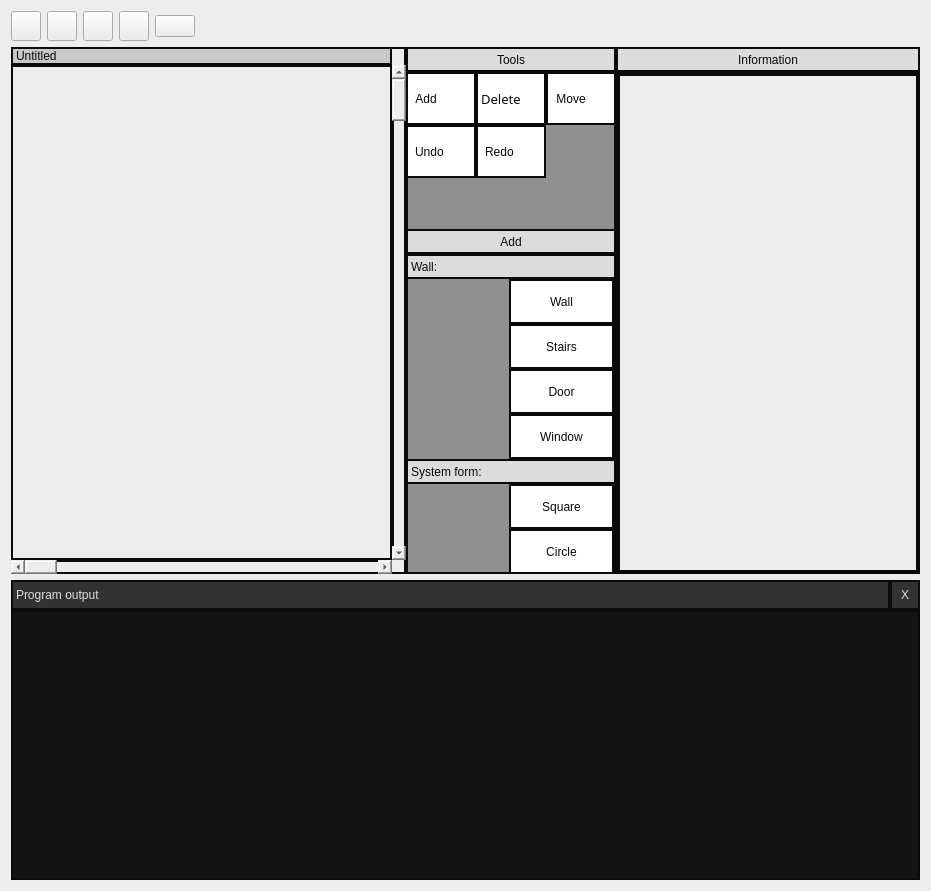
<?xml version="1.0" encoding="UTF-8"?>
<ui version="4.0">
 <class>uchebnayapractikaClass</class>
 <widget class="QMainWindow" name="uchebnayapractikaClass">
  <property name="geometry">
   <rect>
    <x>0</x>
    <y>0</y>
    <width>931</width>
    <height>891</height>
   </rect>
  </property>
  <property name="minimumSize">
   <size>
    <width>800</width>
    <height>500</height>
   </size>
  </property>
  <property name="windowTitle">
   <string>uchebnayapractika</string>
  </property>
  <property name="styleSheet">
   <string notr="true">background-color: rgb(237, 237, 237);</string>
  </property>
  <widget class="QWidget" name="centralWidget">
   <property name="styleSheet">
    <string notr="true"/>
   </property>
   <layout class="QVBoxLayout" name="verticalLayout">
    <item>
     <layout class="QHBoxLayout" name="Buttons_Layout">
      <item>
       <widget class="QPushButton" name="Save_Button">
        <property name="maximumSize">
         <size>
          <width>30</width>
          <height>30</height>
         </size>
        </property>
        <property name="styleSheet">
         <string notr="true">background_color: rgb(255, 255, 255)</string>
        </property>
        <property name="text">
         <string/>
        </property>
        <property name="iconSize">
         <size>
          <width>29</width>
          <height>29</height>
         </size>
        </property>
       </widget>
      </item>
      <item>
       <widget class="QPushButton" name="Open_File_Button">
        <property name="maximumSize">
         <size>
          <width>30</width>
          <height>30</height>
         </size>
        </property>
        <property name="baseSize">
         <size>
          <width>0</width>
          <height>0</height>
         </size>
        </property>
        <property name="text">
         <string/>
        </property>
        <property name="iconSize">
         <size>
          <width>29</width>
          <height>29</height>
         </size>
        </property>
       </widget>
      </item>
      <item>
       <widget class="QPushButton" name="Edit_Button">
        <property name="maximumSize">
         <size>
          <width>30</width>
          <height>30</height>
         </size>
        </property>
        <property name="text">
         <string/>
        </property>
        <property name="iconSize">
         <size>
          <width>29</width>
          <height>29</height>
         </size>
        </property>
       </widget>
      </item>
      <item>
       <widget class="QPushButton" name="Info_Button">
        <property name="maximumSize">
         <size>
          <width>30</width>
          <height>30</height>
         </size>
        </property>
        <property name="text">
         <string/>
        </property>
        <property name="iconSize">
         <size>
          <width>29</width>
          <height>29</height>
         </size>
        </property>
       </widget>
      </item>
      <item>
       <widget class="QPushButton" name="Delete_Button">
        <property name="text">
         <string/>
        </property>
        <property name="iconSize">
         <size>
          <width>29</width>
          <height>29</height>
         </size>
        </property>
       </widget>
      </item>
      <item>
       <spacer name="horizontalSpacer">
        <property name="orientation">
         <enum>Qt::Horizontal</enum>
        </property>
        <property name="sizeType">
         <enum>QSizePolicy::Expanding</enum>
        </property>
        <property name="sizeHint" stdset="0">
         <size>
          <width>1000000000</width>
          <height>30</height>
         </size>
        </property>
       </spacer>
      </item>
     </layout>
    </item>
    <item>
     <layout class="QHBoxLayout" name="Sub_Widget">
      <property name="spacing">
       <number>0</number>
      </property>
      <item>
       <widget class="QWidget" name="gridWidget" native="true">
        <property name="styleSheet">
         <string notr="true">border: 2px solid;
border-color: rgb(10, 10, 10);</string>
        </property>
        <layout class="QGridLayout" name="Project_Layout">
         <property name="leftMargin">
          <number>0</number>
         </property>
         <property name="topMargin">
          <number>0</number>
         </property>
         <property name="rightMargin">
          <number>0</number>
         </property>
         <property name="bottomMargin">
          <number>0</number>
         </property>
         <property name="spacing">
          <number>0</number>
         </property>
         <item row="1" column="1">
          <widget class="QScrollBar" name="verticalScrollBar">
           <property name="maximumSize">
            <size>
             <width>14</width>
             <height>16777215</height>
            </size>
           </property>
           <property name="styleSheet">
            <string notr="true"/>
           </property>
           <property name="orientation">
            <enum>Qt::Vertical</enum>
           </property>
          </widget>
         </item>
         <item row="2" column="0">
          <widget class="QScrollBar" name="horizontalScrollBar">
           <property name="maximumSize">
            <size>
             <width>16777215</width>
             <height>14</height>
            </size>
           </property>
           <property name="styleSheet">
            <string notr="true"/>
           </property>
           <property name="orientation">
            <enum>Qt::Horizontal</enum>
           </property>
          </widget>
         </item>
         <item row="0" column="0">
          <widget class="QLabel" name="Project_Name_Label">
           <property name="styleSheet">
            <string notr="true">font: 900 12pt &quot;Segoe UI Black&quot;;
color: rgb(10, 10, 10);
background-color: rgb(200, 200, 200);</string>
           </property>
           <property name="text">
            <string>Untitled</string>
           </property>
          </widget>
         </item>
         <item row="1" column="0">
          <widget class="QGraphicsView" name="Scene">
           <property name="minimumSize">
            <size>
             <width>0</width>
             <height>458</height>
            </size>
           </property>
           <property name="styleSheet">
            <string notr="true"/>
           </property>
          </widget>
         </item>
        </layout>
       </widget>
      </item>
      <item>
       <widget class="QWidget" name="Editor" native="true">
        <property name="minimumSize">
         <size>
          <width>210</width>
          <height>0</height>
         </size>
        </property>
        <property name="maximumSize">
         <size>
          <width>210</width>
          <height>16777215</height>
         </size>
        </property>
        <property name="styleSheet">
         <string notr="true">border: 2px solid;
border-color: rgb(10, 10, 10);
background-color: rgb(143, 143, 143)</string>
        </property>
        <layout class="QVBoxLayout" name="verticalLayout_2">
         <property name="spacing">
          <number>0</number>
         </property>
         <property name="leftMargin">
          <number>0</number>
         </property>
         <property name="topMargin">
          <number>0</number>
         </property>
         <property name="rightMargin">
          <number>0</number>
         </property>
         <property name="bottomMargin">
          <number>0</number>
         </property>
         <item>
          <widget class="QLabel" name="Name">
           <property name="minimumSize">
            <size>
             <width>210</width>
             <height>25</height>
            </size>
           </property>
           <property name="maximumSize">
            <size>
             <width>200</width>
             <height>25</height>
            </size>
           </property>
           <property name="styleSheet">
            <string notr="true">font: 900 12pt &quot;Segoe UI Black&quot;;
color: rgb(10, 10, 10);
background-color: rgb(220, 220, 220);</string>
           </property>
           <property name="lineWidth">
            <number>0</number>
           </property>
           <property name="text">
            <string>Tools</string>
           </property>
           <property name="alignment">
            <set>Qt::AlignCenter</set>
           </property>
          </widget>
         </item>
         <item>
          <widget class="QWidget" name="Tools_Widget" native="true">
           <property name="minimumSize">
            <size>
             <width>210</width>
             <height>0</height>
            </size>
           </property>
           <property name="maximumSize">
            <size>
             <width>210</width>
             <height>16777215</height>
            </size>
           </property>
           <layout class="QVBoxLayout" name="verticalLayout_4">
            <property name="spacing">
             <number>0</number>
            </property>
            <property name="leftMargin">
             <number>0</number>
            </property>
            <property name="topMargin">
             <number>0</number>
            </property>
            <property name="rightMargin">
             <number>0</number>
            </property>
            <property name="bottomMargin">
             <number>0</number>
            </property>
            <item>
             <layout class="QGridLayout" name="Tools_Buttons">
              <property name="spacing">
               <number>0</number>
              </property>
              <item row="2" column="2">
               <widget class="QToolButton" name="TRedo_Button">
                <property name="minimumSize">
                 <size>
                  <width>70</width>
                  <height>53</height>
                 </size>
                </property>
                <property name="maximumSize">
                 <size>
                  <width>70</width>
                  <height>53</height>
                 </size>
                </property>
                <property name="styleSheet">
                 <string notr="true">font: 900 10pt &quot;Segoe UI Black&quot;;
color: rgb(10, 10, 10);
text-align: bottom;
background-color: rgb(255, 255, 255);
</string>
                </property>
                <property name="text">
                 <string>Redo       </string>
                </property>
                <property name="iconSize">
                 <size>
                  <width>20</width>
                  <height>20</height>
                 </size>
                </property>
               </widget>
              </item>
              <item row="1" column="2">
               <widget class="QToolButton" name="TDelete_Button">
                <property name="minimumSize">
                 <size>
                  <width>70</width>
                  <height>53</height>
                 </size>
                </property>
                <property name="maximumSize">
                 <size>
                  <width>70</width>
                  <height>53</height>
                 </size>
                </property>
                <property name="font">
                 <font>
                  <family>Segoe UI Black</family>
                  <pointsize>10</pointsize>
                  <italic>false</italic>
                  <hintingpreference>PreferDefaultHinting</hintingpreference>
                  <fontweight>Black</fontweight>
                 </font>
                </property>
                <property name="cursor">
                 <cursorShape>ArrowCursor</cursorShape>
                </property>
                <property name="layoutDirection">
                 <enum>Qt::LeftToRight</enum>
                </property>
                <property name="styleSheet">
                 <string notr="true">font: 900 10pt &quot;Segoe UI Black&quot;;
color: rgb(10, 10, 10);
text-align: bottom;
background-color: rgb(255, 255, 255);

</string>
                </property>
                <property name="text">
                 <string>Delete      </string>
                </property>
                <property name="iconSize">
                 <size>
                  <width>20</width>
                  <height>20</height>
                 </size>
                </property>
               </widget>
              </item>
              <item row="1" column="3">
               <widget class="QToolButton" name="TMove_Button">
                <property name="minimumSize">
                 <size>
                  <width>70</width>
                  <height>53</height>
                 </size>
                </property>
                <property name="maximumSize">
                 <size>
                  <width>70</width>
                  <height>53</height>
                 </size>
                </property>
                <property name="styleSheet">
                 <string notr="true">font: 900 10pt &quot;Segoe UI Black&quot;;
color: rgb(10, 10, 10);
text-align: bottom;
background-color: rgb(255, 255, 255);

</string>
                </property>
                <property name="text">
                 <string>Move      </string>
                </property>
                <property name="iconSize">
                 <size>
                  <width>20</width>
                  <height>20</height>
                 </size>
                </property>
               </widget>
              </item>
              <item row="2" column="0">
               <widget class="QToolButton" name="TUndo_Button">
                <property name="minimumSize">
                 <size>
                  <width>70</width>
                  <height>53</height>
                 </size>
                </property>
                <property name="maximumSize">
                 <size>
                  <width>70</width>
                  <height>53</height>
                 </size>
                </property>
                <property name="styleSheet">
                 <string notr="true">font: 900 10pt &quot;Segoe UI Black&quot;;
color: rgb(10, 10, 10);
text-align: bottom;
background-color: rgb(255, 255, 255);

</string>
                </property>
                <property name="text">
                 <string>Undo       </string>
                </property>
                <property name="iconSize">
                 <size>
                  <width>20</width>
                  <height>20</height>
                 </size>
                </property>
               </widget>
              </item>
              <item row="1" column="0">
               <widget class="QToolButton" name="TAdd_Button">
                <property name="minimumSize">
                 <size>
                  <width>70</width>
                  <height>53</height>
                 </size>
                </property>
                <property name="maximumSize">
                 <size>
                  <width>70</width>
                  <height>53</height>
                 </size>
                </property>
                <property name="styleSheet">
                 <string notr="true">font: 900 10pt &quot;Segoe UI Black&quot;;
color: rgb(10, 10, 10);
text-align: bottom;
background-color: rgb(255, 255, 255);
</string>
                </property>
                <property name="text">
                 <string>Add         </string>
                </property>
                <property name="iconSize">
                 <size>
                  <width>20</width>
                  <height>20</height>
                 </size>
                </property>
               </widget>
              </item>
              <item row="3" column="2">
               <spacer name="verticalSpacer">
                <property name="orientation">
                 <enum>Qt::Vertical</enum>
                </property>
                <property name="sizeHint" stdset="0">
                 <size>
                  <width>20</width>
                  <height>40</height>
                 </size>
                </property>
               </spacer>
              </item>
             </layout>
            </item>
            <item>
             <widget class="QWidget" name="Add_Widget" native="true">
              <property name="maximumSize">
               <size>
                <width>16777215</width>
                <height>16777212</height>
               </size>
              </property>
              <property name="font">
               <font>
                <hintingpreference>PreferDefaultHinting</hintingpreference>
               </font>
              </property>
              <layout class="QVBoxLayout" name="verticalLayout_5">
               <property name="spacing">
                <number>0</number>
               </property>
               <property name="leftMargin">
                <number>0</number>
               </property>
               <property name="topMargin">
                <number>0</number>
               </property>
               <property name="rightMargin">
                <number>0</number>
               </property>
               <property name="bottomMargin">
                <number>0</number>
               </property>
               <item>
                <widget class="QLabel" name="label_2">
                 <property name="minimumSize">
                  <size>
                   <width>210</width>
                   <height>25</height>
                  </size>
                 </property>
                 <property name="maximumSize">
                  <size>
                   <width>210</width>
                   <height>25</height>
                  </size>
                 </property>
                 <property name="styleSheet">
                  <string notr="true">font: 900 12pt &quot;Segoe UI Black&quot;;
color: rgb(10, 10, 10);
background-color: rgb(220, 220, 220);</string>
                 </property>
                 <property name="text">
                  <string>Add</string>
                 </property>
                 <property name="alignment">
                  <set>Qt::AlignCenter</set>
                 </property>
                </widget>
               </item>
               <item>
                <widget class="QLabel" name="label_3">
                 <property name="minimumSize">
                  <size>
                   <width>210</width>
                   <height>25</height>
                  </size>
                 </property>
                 <property name="maximumSize">
                  <size>
                   <width>210</width>
                   <height>25</height>
                  </size>
                 </property>
                 <property name="styleSheet">
                  <string notr="true">font: 900 12pt &quot;Segoe UI Black&quot;;
color: rgb(10, 10, 10);
background-color: rgb(220, 220, 220);</string>
                 </property>
                 <property name="text">
                  <string>Wall:</string>
                 </property>
                </widget>
               </item>
               <item>
                <layout class="QFormLayout" name="formLayout_2">
                 <property name="horizontalSpacing">
                  <number>0</number>
                 </property>
                 <property name="verticalSpacing">
                  <number>0</number>
                 </property>
                 <item row="0" column="0">
                  <spacer name="horizontalSpacer_3">
                   <property name="orientation">
                    <enum>Qt::Horizontal</enum>
                   </property>
                   <property name="sizeHint" stdset="0">
                    <size>
                     <width>103</width>
                     <height>45</height>
                    </size>
                   </property>
                  </spacer>
                 </item>
                 <item row="1" column="0">
                  <spacer name="horizontalSpacer_4">
                   <property name="orientation">
                    <enum>Qt::Horizontal</enum>
                   </property>
                   <property name="sizeHint" stdset="0">
                    <size>
                     <width>103</width>
                     <height>45</height>
                    </size>
                   </property>
                  </spacer>
                 </item>
                 <item row="2" column="0">
                  <spacer name="horizontalSpacer_6">
                   <property name="orientation">
                    <enum>Qt::Horizontal</enum>
                   </property>
                   <property name="sizeHint" stdset="0">
                    <size>
                     <width>103</width>
                     <height>45</height>
                    </size>
                   </property>
                  </spacer>
                 </item>
                 <item row="3" column="0">
                  <spacer name="horizontalSpacer_7">
                   <property name="orientation">
                    <enum>Qt::Horizontal</enum>
                   </property>
                   <property name="sizeHint" stdset="0">
                    <size>
                     <width>103</width>
                     <height>45</height>
                    </size>
                   </property>
                  </spacer>
                 </item>
                 <item row="3" column="1">
                  <widget class="QToolButton" name="Window_Button">
                   <property name="minimumSize">
                    <size>
                     <width>105</width>
                     <height>45</height>
                    </size>
                   </property>
                   <property name="styleSheet">
                    <string notr="true">font: 900 10pt &quot;Segoe UI Black&quot;;
color: rgb(10, 10, 10);
text-align: bottom;
background-color: rgb(255, 255, 255);
</string>
                   </property>
                   <property name="text">
                    <string>Window</string>
                   </property>
                  </widget>
                 </item>
                 <item row="0" column="1">
                  <widget class="QToolButton" name="Wall_Button">
                   <property name="minimumSize">
                    <size>
                     <width>105</width>
                     <height>45</height>
                    </size>
                   </property>
                   <property name="maximumSize">
                    <size>
                     <width>70</width>
                     <height>45</height>
                    </size>
                   </property>
                   <property name="styleSheet">
                    <string notr="true">font: 900 10pt &quot;Segoe UI Black&quot;;
color: rgb(10, 10, 10);
text-align: bottom;
background-color: rgb(255, 255, 255);
</string>
                   </property>
                   <property name="text">
                    <string>Wall</string>
                   </property>
                  </widget>
                 </item>
                 <item row="1" column="1">
                  <widget class="QToolButton" name="Stairs_Button">
                   <property name="minimumSize">
                    <size>
                     <width>105</width>
                     <height>45</height>
                    </size>
                   </property>
                   <property name="styleSheet">
                    <string notr="true">font: 900 10pt &quot;Segoe UI Black&quot;;
color: rgb(10, 10, 10);
text-align: bottom;
background-color: rgb(255, 255, 255);
</string>
                   </property>
                   <property name="text">
                    <string>Stairs</string>
                   </property>
                  </widget>
                 </item>
                 <item row="2" column="1">
                  <widget class="QToolButton" name="Door_Button">
                   <property name="minimumSize">
                    <size>
                     <width>105</width>
                     <height>45</height>
                    </size>
                   </property>
                   <property name="maximumSize">
                    <size>
                     <width>105</width>
                     <height>45</height>
                    </size>
                   </property>
                   <property name="styleSheet">
                    <string notr="true">font: 900 10pt &quot;Segoe UI Black&quot;;
color: rgb(10, 10, 10);
text-align: bottom;
background-color: rgb(255, 255, 255);
</string>
                   </property>
                   <property name="text">
                    <string>Door</string>
                   </property>
                  </widget>
                 </item>
                </layout>
               </item>
               <item>
                <widget class="QLabel" name="label_4">
                 <property name="minimumSize">
                  <size>
                   <width>210</width>
                   <height>25</height>
                  </size>
                 </property>
                 <property name="maximumSize">
                  <size>
                   <width>210</width>
                   <height>25</height>
                  </size>
                 </property>
                 <property name="styleSheet">
                  <string notr="true">font: 900 12pt &quot;Segoe UI Black&quot;;
color: rgb(10, 10, 10);
background-color: rgb(220, 220, 220);</string>
                 </property>
                 <property name="text">
                  <string>System form:</string>
                 </property>
                </widget>
               </item>
               <item>
                <layout class="QFormLayout" name="formLayout">
                 <property name="horizontalSpacing">
                  <number>0</number>
                 </property>
                 <property name="verticalSpacing">
                  <number>0</number>
                 </property>
                 <item row="0" column="0">
                  <spacer name="horizontalSpacer_2">
                   <property name="orientation">
                    <enum>Qt::Horizontal</enum>
                   </property>
                   <property name="sizeType">
                    <enum>QSizePolicy::Preferred</enum>
                   </property>
                   <property name="sizeHint" stdset="0">
                    <size>
                     <width>103</width>
                     <height>45</height>
                    </size>
                   </property>
                  </spacer>
                 </item>
                 <item row="1" column="0">
                  <spacer name="horizontalSpacer_5">
                   <property name="orientation">
                    <enum>Qt::Horizontal</enum>
                   </property>
                   <property name="sizeHint" stdset="0">
                    <size>
                     <width>103</width>
                     <height>45</height>
                    </size>
                   </property>
                  </spacer>
                 </item>
                 <item row="1" column="1">
                  <widget class="QToolButton" name="Circle_Button">
                   <property name="minimumSize">
                    <size>
                     <width>105</width>
                     <height>45</height>
                    </size>
                   </property>
                   <property name="maximumSize">
                    <size>
                     <width>105</width>
                     <height>45</height>
                    </size>
                   </property>
                   <property name="styleSheet">
                    <string notr="true">font: 900 10pt &quot;Segoe UI Black&quot;;
color: rgb(10, 10, 10);
text-align: bottom;
background-color: rgb(255, 255, 255);
</string>
                   </property>
                   <property name="text">
                    <string>Circle</string>
                   </property>
                  </widget>
                 </item>
                 <item row="0" column="1">
                  <widget class="QToolButton" name="Square_Button">
                   <property name="minimumSize">
                    <size>
                     <width>105</width>
                     <height>45</height>
                    </size>
                   </property>
                   <property name="maximumSize">
                    <size>
                     <width>105</width>
                     <height>45</height>
                    </size>
                   </property>
                   <property name="styleSheet">
                    <string notr="true">font: 900 10pt &quot;Segoe UI Black&quot;;
color: rgb(10, 10, 10);
text-align: bottom;
background-color: rgb(255, 255, 255);
</string>
                   </property>
                   <property name="text">
                    <string>Square</string>
                   </property>
                  </widget>
                 </item>
                </layout>
               </item>
              </layout>
             </widget>
            </item>
           </layout>
          </widget>
         </item>
        </layout>
       </widget>
      </item>
      <item>
       <widget class="QWidget" name="Information" native="true">
        <property name="minimumSize">
         <size>
          <width>304</width>
          <height>0</height>
         </size>
        </property>
        <property name="maximumSize">
         <size>
          <width>304</width>
          <height>16777215</height>
         </size>
        </property>
        <property name="styleSheet">
         <string notr="true">border: 2px solid;
border-color: rgb(10, 10, 10);</string>
        </property>
        <layout class="QVBoxLayout" name="verticalLayout_3">
         <property name="spacing">
          <number>0</number>
         </property>
         <property name="leftMargin">
          <number>0</number>
         </property>
         <property name="topMargin">
          <number>0</number>
         </property>
         <property name="rightMargin">
          <number>0</number>
         </property>
         <property name="bottomMargin">
          <number>0</number>
         </property>
         <item>
          <widget class="QLabel" name="Name_2">
           <property name="minimumSize">
            <size>
             <width>304</width>
             <height>25</height>
            </size>
           </property>
           <property name="maximumSize">
            <size>
             <width>304</width>
             <height>25</height>
            </size>
           </property>
           <property name="styleSheet">
            <string notr="true">font: 900 12pt &quot;Segoe UI Black&quot;;
color: rgb(10, 10, 10);
background-color: rgb(220, 220, 220);</string>
           </property>
           <property name="text">
            <string>Information</string>
           </property>
           <property name="alignment">
            <set>Qt::AlignCenter</set>
           </property>
          </widget>
         </item>
         <item>
          <widget class="QScrollArea" name="Items">
           <property name="minimumSize">
            <size>
             <width>304</width>
             <height>0</height>
            </size>
           </property>
           <property name="maximumSize">
            <size>
             <width>300</width>
             <height>16777215</height>
            </size>
           </property>
           <property name="lineWidth">
            <number>0</number>
           </property>
           <property name="widgetResizable">
            <bool>true</bool>
           </property>
           <property name="alignment">
            <set>Qt::AlignLeading|Qt::AlignLeft|Qt::AlignVCenter</set>
           </property>
           <widget class="QWidget" name="Items_Scroller">
            <property name="geometry">
             <rect>
              <x>0</x>
              <y>0</y>
              <width>300</width>
              <height>498</height>
             </rect>
            </property>
            <property name="minimumSize">
             <size>
              <width>300</width>
              <height>0</height>
             </size>
            </property>
            <property name="maximumSize">
             <size>
              <width>300</width>
              <height>16777215</height>
             </size>
            </property>
            <layout class="QVBoxLayout" name="verticalLayout_6">
             <property name="spacing">
              <number>0</number>
             </property>
             <property name="leftMargin">
              <number>0</number>
             </property>
             <property name="topMargin">
              <number>0</number>
             </property>
             <property name="rightMargin">
              <number>0</number>
             </property>
             <property name="bottomMargin">
              <number>0</number>
             </property>
             <item>
              <spacer name="verticalSpacer_2">
               <property name="orientation">
                <enum>Qt::Vertical</enum>
               </property>
               <property name="sizeHint" stdset="0">
                <size>
                 <width>20</width>
                 <height>40</height>
                </size>
               </property>
              </spacer>
             </item>
            </layout>
           </widget>
          </widget>
         </item>
        </layout>
       </widget>
      </item>
     </layout>
    </item>
    <item>
     <widget class="QWidget" name="Console" native="true">
      <property name="minimumSize">
       <size>
        <width>0</width>
        <height>150</height>
       </size>
      </property>
      <property name="maximumSize">
       <size>
        <width>16777215</width>
        <height>300</height>
       </size>
      </property>
      <property name="styleSheet">
       <string notr="true">border: 2px solid;
border-color: rgb(10, 10, 10);
background-color: rgb(143, 143, 143)</string>
      </property>
      <layout class="QVBoxLayout" name="verticalLayout_7">
       <property name="spacing">
        <number>0</number>
       </property>
       <property name="leftMargin">
        <number>0</number>
       </property>
       <property name="topMargin">
        <number>0</number>
       </property>
       <property name="rightMargin">
        <number>0</number>
       </property>
       <property name="bottomMargin">
        <number>0</number>
       </property>
       <item>
        <layout class="QGridLayout" name="gridLayout">
         <property name="spacing">
          <number>0</number>
         </property>
         <item row="0" column="0">
          <widget class="QLabel" name="Name_3">
           <property name="minimumSize">
            <size>
             <width>0</width>
             <height>30</height>
            </size>
           </property>
           <property name="styleSheet">
            <string notr="true">font: 900 12pt &quot;Segoe UI Black&quot;;
color: rgb(220, 220, 220);
background-color: rgb(50, 50, 50);</string>
           </property>
           <property name="text">
            <string>Program output</string>
           </property>
          </widget>
         </item>
         <item row="0" column="1">
          <widget class="QPushButton" name="Hide_Button">
           <property name="minimumSize">
            <size>
             <width>30</width>
             <height>30</height>
            </size>
           </property>
           <property name="maximumSize">
            <size>
             <width>30</width>
             <height>30</height>
            </size>
           </property>
           <property name="styleSheet">
            <string notr="true">font: 900 14pt &quot;Segoe UI Black&quot;;
color: rgb(220, 220, 220);
background-color: rgb(50, 50, 50);</string>
           </property>
           <property name="text">
            <string>X</string>
           </property>
          </widget>
         </item>
        </layout>
       </item>
       <item>
        <widget class="QTextBrowser" name="cmd_Scene">
         <property name="styleSheet">
          <string notr="true">
font: 700 11pt &quot;Times New Roman&quot;;
color: rgb(220, 220, 220);
background-color: rgb(20, 20, 20);</string>
         </property>
         <property name="html">
          <string>&lt;!DOCTYPE HTML PUBLIC &quot;-//W3C//DTD HTML 4.0//EN&quot; &quot;http://www.w3.org/TR/REC-html40/strict.dtd&quot;&gt;
&lt;html&gt;&lt;head&gt;&lt;meta name=&quot;qrichtext&quot; content=&quot;1&quot; /&gt;&lt;meta charset=&quot;utf-8&quot; /&gt;&lt;style type=&quot;text/css&quot;&gt;
p, li { white-space: pre-wrap; }
hr { height: 1px; border-width: 0; }
li.unchecked::marker { content: &quot;\2610&quot;; }
li.checked::marker { content: &quot;\2612&quot;; }
&lt;/style&gt;&lt;/head&gt;&lt;body style=&quot; font-family:'Times New Roman'; font-size:11pt; font-weight:700; font-style:normal;&quot;&gt;
&lt;p style=&quot;-qt-paragraph-type:empty; margin-top:0px; margin-bottom:0px; margin-left:0px; margin-right:0px; -qt-block-indent:0; text-indent:0px;&quot;&gt;&lt;br /&gt;&lt;/p&gt;&lt;/body&gt;&lt;/html&gt;</string>
         </property>
        </widget>
       </item>
      </layout>
     </widget>
    </item>
   </layout>
  </widget>
 </widget>
 <layoutdefault spacing="6" margin="11"/>
 <resources>
  <include location="uchebnayapractika.qrc"/>
 </resources>
 <connections/>
</ui>
